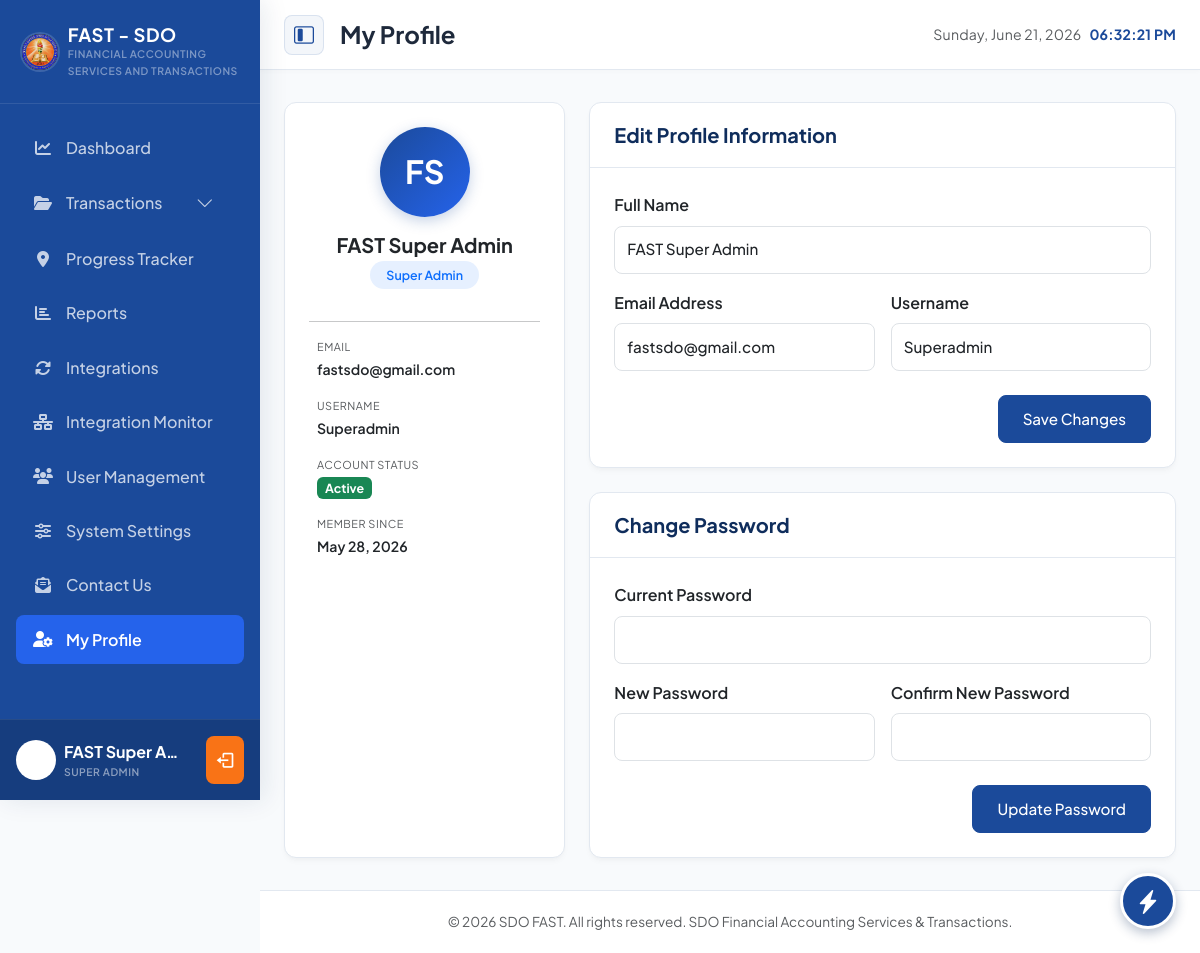
Screenshot of /views/profile.php (signed in) with the database file from the repository.
### tables this page shows
CREATE TABLE `users` (
  `id` int(11) NOT NULL,
  `uuid` varchar(36) NOT NULL,
  `full_name` varchar(255) NOT NULL,
  `email` varchar(255) NOT NULL,
  `office` varchar(100) DEFAULT NULL,
  `unit_section` varchar(100) DEFAULT NULL,
  `employee_no` varchar(100) DEFAULT NULL,
  `position` varchar(100) DEFAULT NULL,
  `username` varchar(100) NOT NULL,
  `position_id` int(11) DEFAULT NULL,
  `password` varchar(255) NOT NULL,
  `status` varchar(20) NOT NULL DEFAULT 'active',
  `created_at` timestamp NOT NULL DEFAULT current_timestamp()
);

CREATE TABLE `roles` (
  `id` int(11) NOT NULL,
  `role_name` varchar(50) NOT NULL
);

### views/profile.php (the view, shortened to what this page needs)
<?php
require_once __DIR__ . '/../includes/header.php';
require_once __DIR__ . '/../includes/navbar.php';
require_once __DIR__ . '/../includes/sidebar.php';
require_once __DIR__ . '/../config/database.php';
$userId = $_SESSION['user_id'];
$userRole = $_SESSION['user_role'] ?? 'N/A';
$userData = null;
if ($fastPDO !== null) {
    try {
        $stmt = $fastPDO->prepare("
            SELECT u.id, u.uuid, u.full_name, u.email, u.username, u.status, u.created_at,
                   r.role_name
            FROM users u
            LEFT JOIN user_roles ur ON u.id = ur.user_id
            LEFT JOIN roles r ON ur.role_id = r.id
            WHERE u.id = :id
            LIMIT 1
        ");
        $stmt->execute(['id' => $userId]);
        $userData = $stmt->fetch();
    } catch (PDOException $e) {
        error_log("Profile fetch error: " . $e->getMessage());
    }
}
$fullName = $userData['full_name'] ?? ($_SESSION['user_name'] ?? 'User');
$email = $userData['email'] ?? '';
$username = $userData['username'] ?? '';
$roleName = $userData['role_name'] ?? $userRole;
$accountStatus = $userData['status'] ?? 'active';
$memberSince = isset($userData['created_at']) ? date('F d, Y', strtotime($userData['created_at'])) : 'N/A';
$nameParts = explode(' ', $fullName);
$initials = '';
foreach (array_slice($nameParts, 0, 2) as $part) {
    $initials .= strtoupper(substr($part, 0, 1));
}
$initials = $initials ?: 'U';
?>
<div class="row g-4">
    <div class="col-12 col-lg-4">
        <div class="card mb-0 h-100">
            <div class="card-body text-center pt-4 pb-4">
                <div class="rounded-circle d-flex align-items-center justify-content-center mx-auto mb-3"
                     style="width: 90px; height: 90px; background: linear-gradient(135deg, var(--color-primary), var(--color-primary-light)); font-size: 2rem; font-weight: 700; color: #ffffff; box-shadow: 0 4px 14px rgba(27, 74, 154, 0.25);">
                    <?php echo htmlspecialchars($initials); ?>
                </div>
                <h5 class="fw-bold mb-1"><?php echo htmlspecialchars($fullName); ?></h5>
                <span class="badge bg-primary bg-opacity-10 text-primary fw-semibold px-3 py-2 mb-3" style="font-size: 0.78rem; border-radius: 20px;">
                    <?php echo htmlspecialchars($roleName); ?>
                </span>
                <hr class="my-3">
                <div class="text-start px-2">
                    <div class="mb-3">
                        <small class="text-muted d-block" style="font-size: 0.68rem; text-transform: uppercase; letter-spacing: 0.5px;">Email</small>
                        <span class="fw-semibold" style="font-size: 0.88rem;"><?php echo htmlspecialchars($email); ?></span>
                    </div>
                    <div class="mb-3">
                        <small class="text-muted d-block" style="font-size: 0.68rem; text-transform: uppercase; letter-spacing: 0.5px;">Username</small>
                        <span class="fw-semibold" style="font-size: 0.88rem;"><?php echo htmlspecialchars($username); ?></span>
                    </div>
                    <div class="mb-3">
                        <small class="text-muted d-block" style="font-size: 0.68rem; text-transform: uppercase; letter-spacing: 0.5px;">Account Status</small>
                        <div>
                            <span class="badge <?php echo $accountStatus === 'active' ? 'bg-success' : 'bg-secondary'; ?>" style="font-size: 0.78rem;">
                                <?php echo ucfirst($accountStatus); ?>
                            </span>
                        </div>
                    </div>
                    <div>
                        <small class="text-muted d-block" style="font-size: 0.68rem; text-transform: uppercase; letter-spacing: 0.5px;">Member Since</small>
                        <span class="fw-semibold" style="font-size: 0.88rem;"><?php echo $memberSince; ?></span>
                    </div>
                </div>
            </div>
        </div>
    </div>
    <div class="col-12 col-lg-8">
        <div class="card mb-4">
            <div class="card-header">
                <h5 class="mb-0 fw-bold">Edit Profile Information</h5>
            </div>
            <div class="card-body">
                <form id="profileForm">
                    <div class="row g-3">
                        <div class="col-12">
                            <label for="profileFullName" class="form-label fw-semibold">Full Name</label>
                            <input type="text" class="form-control" id="profileFullName" name="full_name" value="<?php echo htmlspecialchars($fullName); ?>" required>
                        </div>
                        <div class="col-12 col-md-6">
                            <label for="profileEmail" class="form-label fw-semibold">Email Address</label>
                            <input type="email" class="form-control" id="profileEmail" name="email" value="<?php echo htmlspecialchars($email); ?>" required>
                        </div>
                        <div class="col-12 col-md-6">
                            <label for="profileUsername" class="form-label fw-semibold">Username</label>
                            <input type="text" class="form-control" id="profileUsername" name="username" value="<?php echo htmlspecialchars($username); ?>" required>
                        </div>
                    </div>
                    <div class="mt-4 d-flex justify-content-end">
                        <button type="submit" class="btn btn-primary px-4">Save Changes</button>
                    </div>
                </form>
            </div>
        </div>
        <div class="card mb-0">
            <div class="card-header">
                <h5 class="mb-0 fw-bold">Change Password</h5>
            </div>
            <div class="card-body">
                <form id="passwordForm">
                    <div class="row g-3">
                        <div class="col-12">
                            <label for="currentPassword" class="form-label fw-semibold">Current Password</label>
                            <input type="password" class="form-control" id="currentPassword" name="current_password" required autocomplete="current-password">
                        </div>
                        <div class="col-12 col-md-6">
                            <label for="newPassword" class="form-label fw-semibold">New Password</label>
                            <input type="password" class="form-control" id="newPassword" name="new_password" required minlength="6" autocomplete="new-password">
                        </div>
                        <div class="col-12 col-md-6">
                            <label for="confirmPassword" class="form-label fw-semibold">Confirm New Password</label>
                            <input type="password" class="form-control" id="confirmPassword" name="confirm_password" required minlength="6" autocomplete="new-password">
                        </div>
                    </div>
                    <div class="mt-4 d-flex justify-content-end">
                        <button type="submit" class="btn btn-primary px-4">Update Password</button>
                    </div>
                </form>
            </div>
        </div>
    </div>
</div>
<?php
require_once __DIR__ . '/../includes/footer.php';
?>

### assets/css/style.css (style rules this page uses)
:root { --color-primary: #1b4a9a; --color-primary-light: #2563eb; --color-primary-dark: #0f2d5c; --color-accent: #d4af37; --page-bg: #f8fafc; --card-bg: #ffffff; --text-main: #1e293b; --text-muted: #64748b; --sidebar-width: 260px; --sidebar-collapsed-width: 70px; --transition-speed: 0.3s; }
body { font-family: 'Plus Jakarta Sans', sans-serif; line-height: 1.6; background-color: var(--page-bg); color: var(--text-main); overflow-x: hidden; }
.btn, .form-control, .form-select { min-height: 48px; display: inline-flex; align-items: center; border-radius: 8px; font-weight: 500; font-size: 0.95rem; transition: all var(--transition-speed) ease; }
.btn-primary { background-color: var(--color-primary); border-color: var(--color-primary); color: #ffffff; }
.card { background: var(--card-bg); border: 1px solid #e2e8f0; border-radius: 12px; box-shadow: 0 4px 6px -1px rgba(0, 0, 0, 0.03), 0 2px 4px -1px rgba(0, 0, 0, 0.02); margin-bottom: 1.5rem; transition: transform var(--transition-speed) ease, box-shadow var(--transition-speed) ease; }
.card-header { background-color: transparent; border-bottom: 1px solid #e2e8f0; padding: 1.25rem 1.5rem; font-weight: 600; color: var(--color-primary-dark); }
.card-body { padding: 1.5rem; }

### rows the page displays
users: full_name "FAST Super Admin", roles.role_name "Super Admin", email "fastsdo@gmail.com", username "Superadmin", status "Active", created_at "May 28, 2026"

### other values shown
$pageHeader "My Profile"
$fullName "FAST Super A…"
$position ?: $role "SUPER ADMIN"
$initials "FS"
